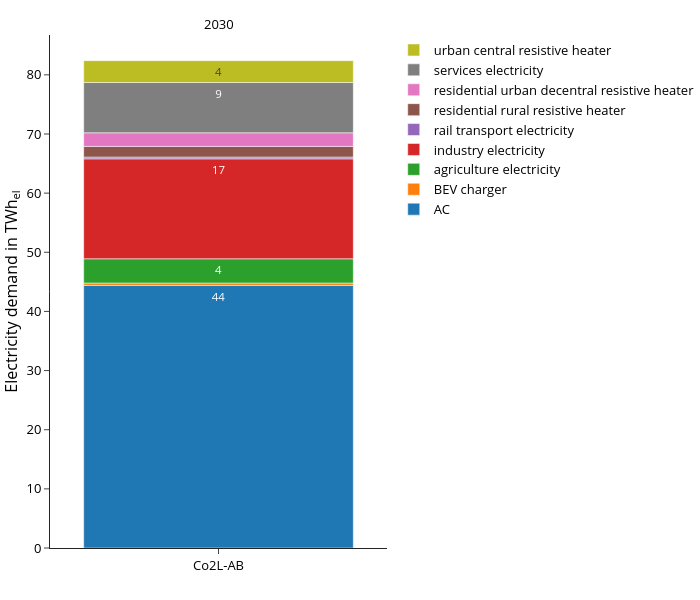

The code cell stored with this chart in its notebook:
### Code cell
fig = px.bar(
    demand_df, 
    **fig_kwargs,
    #color_discrete_map=colors["electricity"],
    category_orders={
        #"variable":list(colors["electricity"].keys())
        "scen": scen_order
        },
    labels={"value":"Electricity demand in TWh<sub>el</sub>","year":"",
            "variable":"", 
            "scen":""},
)
fig.update_layout(legend_traceorder="reversed",)
update_layout(fig)

print("Totals per scenario and year:", demand_sum_df)
fig.show()
#save_plotly_fig(demand_df, fig, sdir, f"{idx_group_name}_electricity_demand_TWh")

### Figure 1 — Plotly figure (JSON) as saved in the notebook; plotly's stock layout.template omitted (floating-point values rounded to 4 significant figures)
{"data": [{"hovertemplate": "=%{x}<br>Electricity demand in TWh<sub>el</sub>=%{text}<extra></extra>", "legendgroup": "AC", "marker": {"color": "#1F77B4", "pattern": {"shape": ""}}, "name": "AC", "orientation": "v", "showlegend": true, "text": [44.4], "textangle": 0, "textposition": "inside", "texttemplate": "%{y:.0f}", "type": "bar", "x": ["Co2L-AB"], "xaxis": "x", "y": [44.4], "yaxis": "y"}, {"hovertemplate": "=%{x}<br>Electricity demand in TWh<sub>el</sub>=%{text}<extra></extra>", "legendgroup": "BEV charger", "marker": {"color": "#FF7F0E", "pattern": {"shape": ""}}, "name": "BEV charger", "orientation": "v", "showlegend": true, "text": [0.4], "textangle": 0, "textposition": "inside", "texttemplate": "%{y:.0f}", "type": "bar", "x": ["Co2L-AB"], "xaxis": "x", "y": [0.4], "yaxis": "y"}, {"hovertemplate": "=%{x}<br>Electricity demand in TWh<sub>el</sub>=%{text}<extra></extra>", "legendgroup": "agriculture electricity", "marker": {"color": "#2CA02C", "pattern": {"shape": ""}}, "name": "agriculture electricity", "orientation": "v", "showlegend": true, "text": [4.1], "textangle": 0, "textposition": "inside", "texttemplate": "%{y:.0f}", "type": "bar", "x": ["Co2L-AB"], "xaxis": "x", "y": [4.1], "yaxis": "y"}, {"hovertemplate": "=%{x}<br>Electricity demand in TWh<sub>el</sub>=%{text}<extra></extra>", "legendgroup": "industry electricity", "marker": {"color": "#D62728", "pattern": {"shape": ""}}, "name": "industry electricity", "orientation": "v", "showlegend": true, "text": [16.9], "textangle": 0, "textposition": "inside", "texttemplate": "%{y:.0f}", "type": "bar", "x": ["Co2L-AB"], "xaxis": "x", "y": [16.9], "yaxis": "y"}, {"hovertemplate": "=%{x}<br>Electricity demand in TWh<sub>el</sub>=%{text}<extra></extra>", "legendgroup": "rail transport electricity", "marker": {"color": "#9467BD", "pattern": {"shape": ""}}, "name": "rail transport electricity", "orientation": "v", "showlegend": true, "text": [0.3], "textangle": 0, "textposition": "inside", "texttemplate": "%{y:.0f}", "type": "bar", "x": ["Co2L-AB"], "xaxis": "x", "y": [0.3], "yaxis": "y"}, {"hovertemplate": "=%{x}<br>Electricity demand in TWh<sub>el</sub>=%{text}<extra></extra>", "legendgroup": "residential rural resistive heater", "marker": {"color": "#8C564B", "pattern": {"shape": ""}}, "name": "residential rural resistive heater", "orientation": "v", "showlegend": true, "text": [1.8], "textangle": 0, "textposition": "inside", "texttemplate": "%{y:.0f}", "type": "bar", "x": ["Co2L-AB"], "xaxis": "x", "y": [1.8], "yaxis": "y"}, {"hovertemplate": "=%{x}<br>Electricity demand in TWh<sub>el</sub>=%{text}<extra></extra>", "legendgroup": "residential urban decentral resistive heater", "marker": {"color": "#E377C2", "pattern": {"shape": ""}}, "name": "residential urban decentral resistive heater", "orientation": "v", "showlegend": true, "text": [2.3], "textangle": 0, "textposition": "inside", "texttemplate": "%{y:.0f}", "type": "bar", "x": ["Co2L-AB"], "xaxis": "x", "y": [2.3], "yaxis": "y"}, {"hovertemplate": "=%{x}<br>Electricity demand in TWh<sub>el</sub>=%{text}<extra></extra>", "legendgroup": "services electricity", "marker": {"color": "#7F7F7F", "pattern": {"shape": ""}}, "name": "services electricity", "orientation": "v", "showlegend": true, "text": [8.5], "textangle": 0, "textposition": "inside", "texttemplate": "%{y:.0f}", "type": "bar", "x": ["Co2L-AB"], "xaxis": "x", "y": [8.5], "yaxis": "y"}, {"hovertemplate": "=%{x}<br>Electricity demand in TWh<sub>el</sub>=%{text}<extra></extra>", "legendgroup": "urban central resistive heater", "marker": {"color": "#BCBD22", "pattern": {"shape": ""}}, "name": "urban central resistive heater", "orientation": "v", "showlegend": true, "text": [3.7], "textangle": 0, "textposition": "inside", "texttemplate": "%{y:.0f}", "type": "bar", "x": ["Co2L-AB"], "xaxis": "x", "y": [3.7], "yaxis": "y"}], "layout": {"annotations": [{"font": {}, "showarrow": false, "text": "2030", "x": 0.5, "xanchor": "center", "xref": "paper", "y": 1, "yanchor": "bottom", "yref": "paper"}], "barmode": "relative", "height": 600, "legend": {"title": {"text": ""}, "tracegroupgap": 0, "traceorder": "reversed"}, "width": 700, "xaxis": {"anchor": "y", "categoryarray": [], "categoryorder": "array", "domain": [0, 1], "title": {"text": ""}}, "yaxis": {"anchor": "x", "domain": [0, 1], "title": {"text": "Electricity demand in TWh<sub>el</sub>"}}}}
